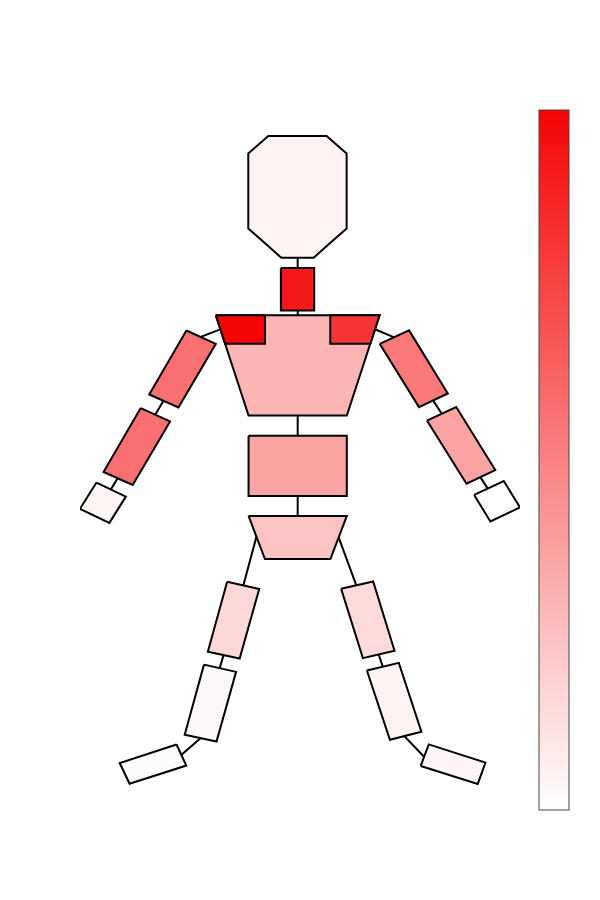
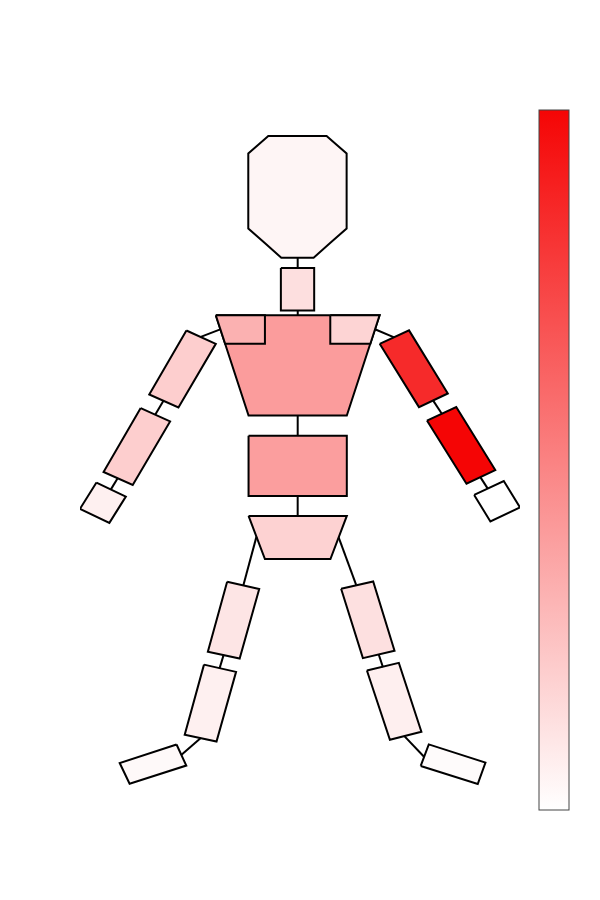

Write notebook code for charts like these, in order.
### Code cell
# Code for color code Plot for Decoder A

white =  (255, 255, 255) # White
whiteColorBar = 'rgb(255, 255, 255)'
darkColor = 'rgb(245,5,5)'
print("Body Heatmap for decoder A x-axis")
# Retrieve and reshape data 
coefficientsModelA_x = modelA_dict['Coeff'][0]
coefficientsModelA_x_reshaped = coefficientsModelA_x.reshape(18,6)

# Sum all coefficients across all rotations and positions for each rigid body and normalise
coefficientsModelA_sumDOF = np.sum(np.abs(coefficientsModelA_x_reshaped),1)
coefficientsModelA_sumDOF = coefficientsModelA_sumDOF / sum(coefficientsModelA_sumDOF)

# Create a list with all rigid bodies in skeleton and set rigid bodies that don't have components to 0
coefficients_A_X = np.zeros((19))
coefficients_A_X[0:12] = coefficientsModelA_sumDOF[0:12]
coefficients_A_X[13:19] = coefficientsModelA_sumDOF[12:18]

# Normalise so the max value is 1
coefficients_A_X = coefficients_A_X/ max(coefficients_A_X)






# Set location and import body parts ( list of names of bodies that coefficients correspond to)
location = '../../body.svg'

# Extract shape data from the svg file
elements,points,pathElements,bodyPartMapping = extractShapesFromSVG(location=location,parts=bodyParts)

# Set colours for each coefficient
colours = [get_color_hex(i,white,decoderAColor) for i in coefficients_A_X]


# Draw the object 
drawObject(points,elements,colours,bodyPartMapping,saveGameLocation+"_bodySchematic_decoderA_xAxis.svg",
           lightColor = whiteColorBar, darkColor = decoderAColorbar)
#print(coefficients_A_X)


# Now for y plane


print("Body Heatmap for decoder A y-axis")
# Retrieve and reshape data 
coefficientsModelA_y = modelA_dict['Coeff'][1]
coefficientsModelA_y_reshaped = coefficientsModelA_y.reshape(18,6)

# Sum all coefficients across all rotations and positions for each rigid body and normalise
coefficientsModelA_sumDOF = np.sum(np.abs(coefficientsModelA_y_reshaped),1)
coefficientsModelA_sumDOF = coefficientsModelA_sumDOF / sum(coefficientsModelA_sumDOF)

# Create a list with all rigid bodies in skeleton and set rigid bodies that don't have components to 0
coefficients_A_Y = np.zeros((19))
coefficients_A_Y[0:12] = coefficientsModelA_sumDOF[0:12]
coefficients_A_Y[13:19] = coefficientsModelA_sumDOF[12:18]

# Normalise so the max value is 1
coefficients_A_Y = coefficients_A_Y/ max(coefficients_A_Y)








# Set location and import body parts ( list of names of bodies that coefficients correspond to)
location = '../../body.svg'

# Extract shape data from the svg file
elements,points,pathElements,bodyPartMapping = extractShapesFromSVG(location=location,parts=bodyParts)

# Set colours for each coefficient
colours = [get_color_hex(i,white,decoderAColor) for i in coefficients_A_Y]


# Draw the object 
drawObject(points,elements,colours,bodyPartMapping,saveGameLocation+"_bodySchematic_decoderA_yAxis.svg",
        lightColor = whiteColorBar, darkColor = decoderAColorbar)
#print(coefficients_A_X)

### Figure 1 — Plotly figure (JSON) as saved in the notebook; plotly's stock layout.template omitted (floating-point values rounded to 4 significant figures)
{"data": [{"hoverinfo": "none", "marker": {"cmax": 1, "cmin": 0, "colorbar": {"tickvals": [], "title": {"text": ""}}, "colorscale": [[0, "rgb(255, 255, 255)"], [1, "rgb(245,5,5)"]]}, "mode": "markers", "type": "scatter", "x": [null], "y": [null]}, {"fill": "toself", "fillcolor": "#000000", "line": {"color": "#000000", "width": 2}, "mode": "lines", "type": "scatter", "x": [107.5, 110.5, 112.8], "y": [-167.4, -176.5, -184.0]}, {"fill": "toself", "fillcolor": "#f51818", "line": {"color": "#000000", "width": 2}, "mode": "lines", "type": "scatter", "x": [89.87, 100.0, 100.0, 89.87, 89.87], "y": [-73.58, -73.58, -88.36, -88.36, -73.58]}, {"fill": "toself", "fillcolor": "#f97070", "line": {"color": "#000000", "width": 2}, "mode": "lines", "type": "scatter", "x": [61.03, 70, 58.59, 49.68, 61.03], "y": [-95.35, -100, -122.2, -117.6, -95.35]}, {"fill": "toself", "fillcolor": "#f97979", "line": {"color": "#000000", "width": 2}, "mode": "lines", "type": "scatter", "x": [120.0, 129.0, 140.8, 132.0, 120.0], "y": [-99.98, -95.29, -117.3, -122.0, -99.98]}, {"fill": "toself", "fillcolor": "#f97070", "line": {"color": "#000000", "width": 2}, "mode": "lines", "type": "scatter", "x": [47.07, 56.05, 44.64, 35.73, 47.07], "y": [-122.4, -127.0, -149.2, -144.7, -122.4]}, {"fill": "toself", "fillcolor": "#fba3a3", "line": {"color": "#000000", "width": 2}, "mode": "lines", "type": "scatter", "x": [134.5, 143.4, 155.3, 146.5, 134.5], "y": [-126.7, -122.0, -144.0, -148.8, -126.7]}, {"fill": "toself", "fillcolor": "#fba4a4", "line": {"color": "#000000", "width": 2}, "mode": "lines", "type": "scatter", "x": [80, 110, 110, 80, 80], "y": [-132, -132, -153, -153, -132]}, {"fill": "toself", "fillcolor": "#000000", "line": {"color": "#000000", "width": 2}, "mode": "lines", "type": "scatter", "x": [65.41, 71.35, 71.35], "y": [-97.57, -94.95, -94.95]}, {"fill": "toself", "fillcolor": "#000000", "line": {"color": "#000000", "width": 2}, "mode": "lines", "type": "scatter", "x": [124.4, 118.6, 118.6], "y": [-97.73, -94.9, -94.9]}, {"fill": "toself", "fillcolor": "#fcc3c3", "line": {"color": "#000000", "width": 2}, "mode": "lines", "type": "scatter", "x": [80, 85, 105, 110, 80], "y": [-160, -175, -175, -160, -160]}, {"fill": "toself", "fillcolor": "#000000", "line": {"color": "#000000", "width": 2}, "mode": "lines", "type": "scatter", "x": [40.08, 38.92, 37.97], "y": [-146.8, -149.0, -150.7]}, {"fill": "toself", "fillcolor": "#000000", "line": {"color": "#000000", "width": 2}, "mode": "lines", "type": "scatter", "x": [150.7, 152.0, 153.0], "y": [-146.4, -148.6, -150.4]}, {"fill": "toself", "fillcolor": "#000000", "line": {"color": "#000000", "width": 2}, "mode": "lines", "type": "scatter", "x": [95.0, 95.0], "y": [-69.88, -73.68]}, {"fill": "toself", "fillcolor": "#000000", "line": {"color": "#000000", "width": 2}, "mode": "lines", "type": "scatter", "x": [95.01, 95.01], "y": [-88.37, -90.09]}, {"fill": "toself", "fillcolor": "#000000", "line": {"color": "#000000", "width": 2}, "mode": "lines", "type": "scatter", "x": [95.0, 95.0], "y": [-124.7, -132.1]}, {"fill": "toself", "fillcolor": "#000000", "line": {"color": "#000000", "width": 2}, "mode": "lines", "type": "scatter", "x": [136.3, 137.8, 139.0], "y": [-119.6, -122.2, -124.3]}, {"fill": "toself", "fillcolor": "#000000", "line": {"color": "#000000", "width": 2}, "mode": "lines", "type": "scatter", "x": [95.0, 95.0], "y": [-153.0, -160.0]}, {"fill": "toself", "fillcolor": "#000000", "line": {"color": "#000000", "width": 2}, "mode": "lines", "type": "scatter", "x": [54.07, 52.68, 51.54], "y": [-119.8, -122.4, -124.6]}, {"fill": "toself", "fillcolor": "#fddbdb", "line": {"color": "#000000", "width": 2}, "mode": "lines", "type": "scatter", "x": [108.3, 118.0, 124.6, 114.9, 108.3], "y": [-185.4, -182.8, -207.0, -209.6, -185.4]}, {"fill": "toself", "fillcolor": "#fef2f2", "line": {"color": "#000000", "width": 2}, "mode": "lines", "type": "scatter", "x": [116.1, 125.9, 132.8, 123.2, 116.1], "y": [-213.9, -211.2, -235.3, -238.0, -213.9]}, {"fill": "toself", "fillcolor": "#000000", "line": {"color": "#000000", "width": 2}, "mode": "lines", "type": "scatter", "x": [82.42, 80.22, 78.4], "y": [-167.2, -176.6, -184.2]}, {"fill": "toself", "fillcolor": "#fdd8d8", "line": {"color": "#000000", "width": 2}, "mode": "lines", "type": "scatter", "x": [73.46, 83.25, 77.29, 67.58, 73.46], "y": [-182.9, -185.4, -209.7, -207.3, -182.9]}, {"fill": "toself", "fillcolor": "#fef9f9", "line": {"color": "#000000", "width": 2}, "mode": "lines", "type": "scatter", "x": [66.4, 76.19, 70.22, 60.51, 66.4], "y": [-211.8, -214.4, -238.6, -236.2, -211.8]}, {"fill": "toself", "fillcolor": "#000000", "line": {"color": "#000000", "width": 2}, "mode": "lines", "type": "scatter", "x": [72.41, 71.71, 71.13], "y": [-208.3, -211.0, -213.2]}, {"fill": "toself", "fillcolor": "#000000", "line": {"color": "#000000", "width": 2}, "mode": "lines", "type": "scatter", "x": [119.7, 120.4, 121.0], "y": [-208.1, -210.7, -212.7]}, {"fill": "toself", "fillcolor": "#fef6f6", "line": {"color": "#000000", "width": 2}, "mode": "lines", "type": "scatter", "x": [132.6, 135.0, 152.3, 150.0, 132.6], "y": [-247.1, -239.6, -246.0, -253.4, -247.1]}, {"fill": "toself", "fillcolor": "#000000", "line": {"color": "#000000", "width": 2}, "mode": "lines", "type": "scatter", "x": [127.6, 130.9, 133.6], "y": [-236.8, -240.7, -244.0]}, {"fill": "toself", "fillcolor": "#fefbfb", "line": {"color": "#000000", "width": 2}, "mode": "lines", "type": "scatter", "x": [58.02, 60.99, 43.68, 40.66, 58.02], "y": [-239.7, -247.0, -253.3, -246.1, -239.7]}, {"fill": "toself", "fillcolor": "#000000", "line": {"color": "#000000", "width": 2}, "mode": "lines", "type": "scatter", "x": [65.41, 62.13, 59.44], "y": [-237.4, -240.7, -243.3]}, {"fill": "toself", "fillcolor": "#fef2f2", "line": {"color": "#000000", "width": 2}, "mode": "lines", "type": "scatter", "x": [84.96, 79.92, 79.92, 79.92, 82.98, 86.03, 94.93, 103.8, 106.9, 109.9, 109.9, 109.9, 104.9, 99.87, 94.93, 90.0, 84.96], "y": [-64.86, -59.76, -46.7, -33.64, -30.59, -27.53, -27.53, -27.53, -30.59, -33.64, -46.7, -59.76, -64.86, -69.95, -69.95, -69.95, -64.86]}, {"fill": "toself", "fillcolor": "#fef5f5", "line": {"color": "#000000", "width": 2}, "mode": "lines", "type": "scatter", "x": [33.56, 42.53, 37.51, 28.54, 33.56], "y": [-148.3, -153.3, -162.4, -157.5, -148.3]}, {"fill": "toself", "fillcolor": "#fcb5b5", "line": {"color": "#000000", "width": 2}, "mode": "lines", "type": "scatter", "x": [70, 120, 110, 80, 70], "y": [-90, -90, -125, -125, -90]}, {"fill": "toself", "fillcolor": "#f50505", "line": {"color": "#000000", "width": 2}, "mode": "lines", "type": "scatter", "x": [70, 85, 85, 72.85, 70], "y": [-90, -90, -100, -100, -90]}, {"fill": "toself", "fillcolor": "#f63636", "line": {"color": "#000000", "width": 2}, "mode": "lines", "type": "scatter", "x": [105.0, 120, 117.2, 105.0, 105.0], "y": [-90, -90, -100, -100, -90]}, {"fill": "toself", "fillcolor": "#ffffff", "line": {"color": "#000000", "width": 2}, "mode": "lines", "type": "scatter", "x": [148.9, 157.9, 162.9, 153.8, 148.9], "y": [-152.7, -147.8, -157.0, -161.9, -152.7]}], "layout": {"height": 900, "showlegend": false, "width": 600, "xaxis": {"showgrid": false, "showline": false, "showticklabels": false, "ticks": "", "zeroline": false}, "yaxis": {"showgrid": false, "showline": false, "showticklabels": false, "ticks": "", "zeroline": false}}}

### Figure 2 — Plotly figure (JSON) as saved in the notebook; plotly's stock layout.template omitted (floating-point values rounded to 4 significant figures)
{"data": [{"hoverinfo": "none", "marker": {"cmax": 1, "cmin": 0, "colorbar": {"tickvals": [], "title": {"text": ""}}, "colorscale": [[0, "rgb(255, 255, 255)"], [1, "rgb(245,5,5)"]]}, "mode": "markers", "type": "scatter", "x": [null], "y": [null]}, {"fill": "toself", "fillcolor": "#000000", "line": {"color": "#000000", "width": 2}, "mode": "lines", "type": "scatter", "x": [107.5, 110.5, 112.8], "y": [-167.4, -176.5, -184.0]}, {"fill": "toself", "fillcolor": "#fddfdf", "line": {"color": "#000000", "width": 2}, "mode": "lines", "type": "scatter", "x": [89.87, 100.0, 100.0, 89.87, 89.87], "y": [-73.58, -73.58, -88.36, -88.36, -73.58]}, {"fill": "toself", "fillcolor": "#fdcece", "line": {"color": "#000000", "width": 2}, "mode": "lines", "type": "scatter", "x": [61.03, 70, 58.59, 49.68, 61.03], "y": [-95.35, -100, -122.2, -117.6, -95.35]}, {"fill": "toself", "fillcolor": "#f62a2a", "line": {"color": "#000000", "width": 2}, "mode": "lines", "type": "scatter", "x": [120.0, 129.0, 140.8, 132.0, 120.0], "y": [-99.98, -95.29, -117.3, -122.0, -99.98]}, {"fill": "toself", "fillcolor": "#fdcece", "line": {"color": "#000000", "width": 2}, "mode": "lines", "type": "scatter", "x": [47.07, 56.05, 44.64, 35.73, 47.07], "y": [-122.4, -127.0, -149.2, -144.7, -122.4]}, {"fill": "toself", "fillcolor": "#f50505", "line": {"color": "#000000", "width": 2}, "mode": "lines", "type": "scatter", "x": [134.5, 143.4, 155.3, 146.5, 134.5], "y": [-126.7, -122.0, -144.0, -148.8, -126.7]}, {"fill": "toself", "fillcolor": "#fb9e9e", "line": {"color": "#000000", "width": 2}, "mode": "lines", "type": "scatter", "x": [80, 110, 110, 80, 80], "y": [-132, -132, -153, -153, -132]}, {"fill": "toself", "fillcolor": "#000000", "line": {"color": "#000000", "width": 2}, "mode": "lines", "type": "scatter", "x": [65.41, 71.35, 71.35], "y": [-97.57, -94.95, -94.95]}, {"fill": "toself", "fillcolor": "#000000", "line": {"color": "#000000", "width": 2}, "mode": "lines", "type": "scatter", "x": [124.4, 118.6, 118.6], "y": [-97.73, -94.9, -94.9]}, {"fill": "toself", "fillcolor": "#fdd2d2", "line": {"color": "#000000", "width": 2}, "mode": "lines", "type": "scatter", "x": [80, 85, 105, 110, 80], "y": [-160, -175, -175, -160, -160]}, {"fill": "toself", "fillcolor": "#000000", "line": {"color": "#000000", "width": 2}, "mode": "lines", "type": "scatter", "x": [40.08, 38.92, 37.97], "y": [-146.8, -149.0, -150.7]}, {"fill": "toself", "fillcolor": "#000000", "line": {"color": "#000000", "width": 2}, "mode": "lines", "type": "scatter", "x": [150.7, 152.0, 153.0], "y": [-146.4, -148.6, -150.4]}, {"fill": "toself", "fillcolor": "#000000", "line": {"color": "#000000", "width": 2}, "mode": "lines", "type": "scatter", "x": [95.0, 95.0], "y": [-69.88, -73.68]}, {"fill": "toself", "fillcolor": "#000000", "line": {"color": "#000000", "width": 2}, "mode": "lines", "type": "scatter", "x": [95.01, 95.01], "y": [-88.37, -90.09]}, {"fill": "toself", "fillcolor": "#000000", "line": {"color": "#000000", "width": 2}, "mode": "lines", "type": "scatter", "x": [95.0, 95.0], "y": [-124.7, -132.1]}, {"fill": "toself", "fillcolor": "#000000", "line": {"color": "#000000", "width": 2}, "mode": "lines", "type": "scatter", "x": [136.3, 137.8, 139.0], "y": [-119.6, -122.2, -124.3]}, {"fill": "toself", "fillcolor": "#000000", "line": {"color": "#000000", "width": 2}, "mode": "lines", "type": "scatter", "x": [95.0, 95.0], "y": [-153.0, -160.0]}, {"fill": "toself", "fillcolor": "#000000", "line": {"color": "#000000", "width": 2}, "mode": "lines", "type": "scatter", "x": [54.07, 52.68, 51.54], "y": [-119.8, -122.4, -124.6]}, {"fill": "toself", "fillcolor": "#fde0e0", "line": {"color": "#000000", "width": 2}, "mode": "lines", "type": "scatter", "x": [108.3, 118.0, 124.6, 114.9, 108.3], "y": [-185.4, -182.8, -207.0, -209.6, -185.4]}, {"fill": "toself", "fillcolor": "#feefef", "line": {"color": "#000000", "width": 2}, "mode": "lines", "type": "scatter", "x": [116.1, 125.9, 132.8, 123.2, 116.1], "y": [-213.9, -211.2, -235.3, -238.0, -213.9]}, {"fill": "toself", "fillcolor": "#000000", "line": {"color": "#000000", "width": 2}, "mode": "lines", "type": "scatter", "x": [82.42, 80.22, 78.4], "y": [-167.2, -176.6, -184.2]}, {"fill": "toself", "fillcolor": "#fde5e5", "line": {"color": "#000000", "width": 2}, "mode": "lines", "type": "scatter", "x": [73.46, 83.25, 77.29, 67.58, 73.46], "y": [-182.9, -185.4, -209.7, -207.3, -182.9]}, {"fill": "toself", "fillcolor": "#fef0f0", "line": {"color": "#000000", "width": 2}, "mode": "lines", "type": "scatter", "x": [66.4, 76.19, 70.22, 60.51, 66.4], "y": [-211.8, -214.4, -238.6, -236.2, -211.8]}, {"fill": "toself", "fillcolor": "#000000", "line": {"color": "#000000", "width": 2}, "mode": "lines", "type": "scatter", "x": [72.41, 71.71, 71.13], "y": [-208.3, -211.0, -213.2]}, {"fill": "toself", "fillcolor": "#000000", "line": {"color": "#000000", "width": 2}, "mode": "lines", "type": "scatter", "x": [119.7, 120.4, 121.0], "y": [-208.1, -210.7, -212.7]}, {"fill": "toself", "fillcolor": "#fefbfb", "line": {"color": "#000000", "width": 2}, "mode": "lines", "type": "scatter", "x": [132.6, 135.0, 152.3, 150.0, 132.6], "y": [-247.1, -239.6, -246.0, -253.4, -247.1]}, {"fill": "toself", "fillcolor": "#000000", "line": {"color": "#000000", "width": 2}, "mode": "lines", "type": "scatter", "x": [127.6, 130.9, 133.6], "y": [-236.8, -240.7, -244.0]}, {"fill": "toself", "fillcolor": "#fef9f9", "line": {"color": "#000000", "width": 2}, "mode": "lines", "type": "scatter", "x": [58.02, 60.99, 43.68, 40.66, 58.02], "y": [-239.7, -247.0, -253.3, -246.1, -239.7]}, {"fill": "toself", "fillcolor": "#000000", "line": {"color": "#000000", "width": 2}, "mode": "lines", "type": "scatter", "x": [65.41, 62.13, 59.44], "y": [-237.4, -240.7, -243.3]}, {"fill": "toself", "fillcolor": "#fef5f5", "line": {"color": "#000000", "width": 2}, "mode": "lines", "type": "scatter", "x": [84.96, 79.92, 79.92, 79.92, 82.98, 86.03, 94.93, 103.8, 106.9, 109.9, 109.9, 109.9, 104.9, 99.87, 94.93, 90.0, 84.96], "y": [-64.86, -59.76, -46.7, -33.64, -30.59, -27.53, -27.53, -27.53, -30.59, -33.64, -46.7, -59.76, -64.86, -69.95, -69.95, -69.95, -64.86]}, {"fill": "toself", "fillcolor": "#fef0f0", "line": {"color": "#000000", "width": 2}, "mode": "lines", "type": "scatter", "x": [33.56, 42.53, 37.51, 28.54, 33.56], "y": [-148.3, -153.3, -162.4, -157.5, -148.3]}, {"fill": "toself", "fillcolor": "#fb9c9c", "line": {"color": "#000000", "width": 2}, "mode": "lines", "type": "scatter", "x": [70, 120, 110, 80, 70], "y": [-90, -90, -125, -125, -90]}, {"fill": "toself", "fillcolor": "#fbb1b1", "line": {"color": "#000000", "width": 2}, "mode": "lines", "type": "scatter", "x": [70, 85, 85, 72.85, 70], "y": [-90, -90, -100, -100, -90]}, {"fill": "toself", "fillcolor": "#fdd4d4", "line": {"color": "#000000", "width": 2}, "mode": "lines", "type": "scatter", "x": [105.0, 120, 117.2, 105.0, 105.0], "y": [-90, -90, -100, -100, -90]}, {"fill": "toself", "fillcolor": "#ffffff", "line": {"color": "#000000", "width": 2}, "mode": "lines", "type": "scatter", "x": [148.9, 157.9, 162.9, 153.8, 148.9], "y": [-152.7, -147.8, -157.0, -161.9, -152.7]}], "layout": {"height": 900, "showlegend": false, "width": 600, "xaxis": {"showgrid": false, "showline": false, "showticklabels": false, "ticks": "", "zeroline": false}, "yaxis": {"showgrid": false, "showline": false, "showticklabels": false, "ticks": "", "zeroline": false}}}
